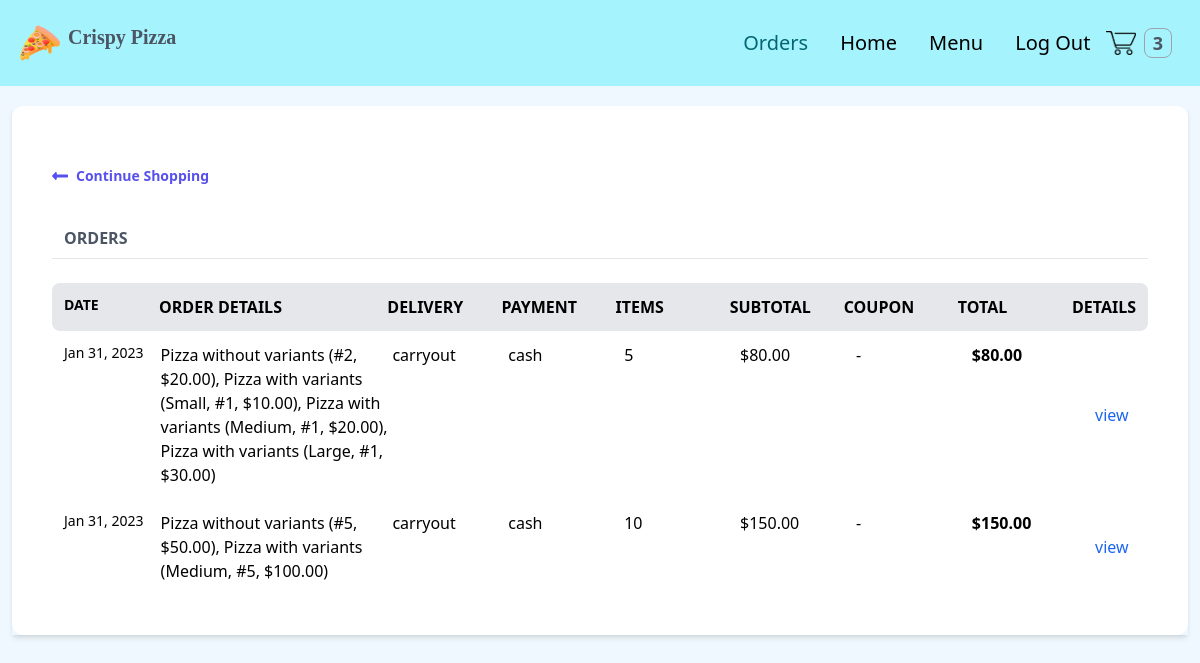
The app's page /orders/ (signed in), older data.
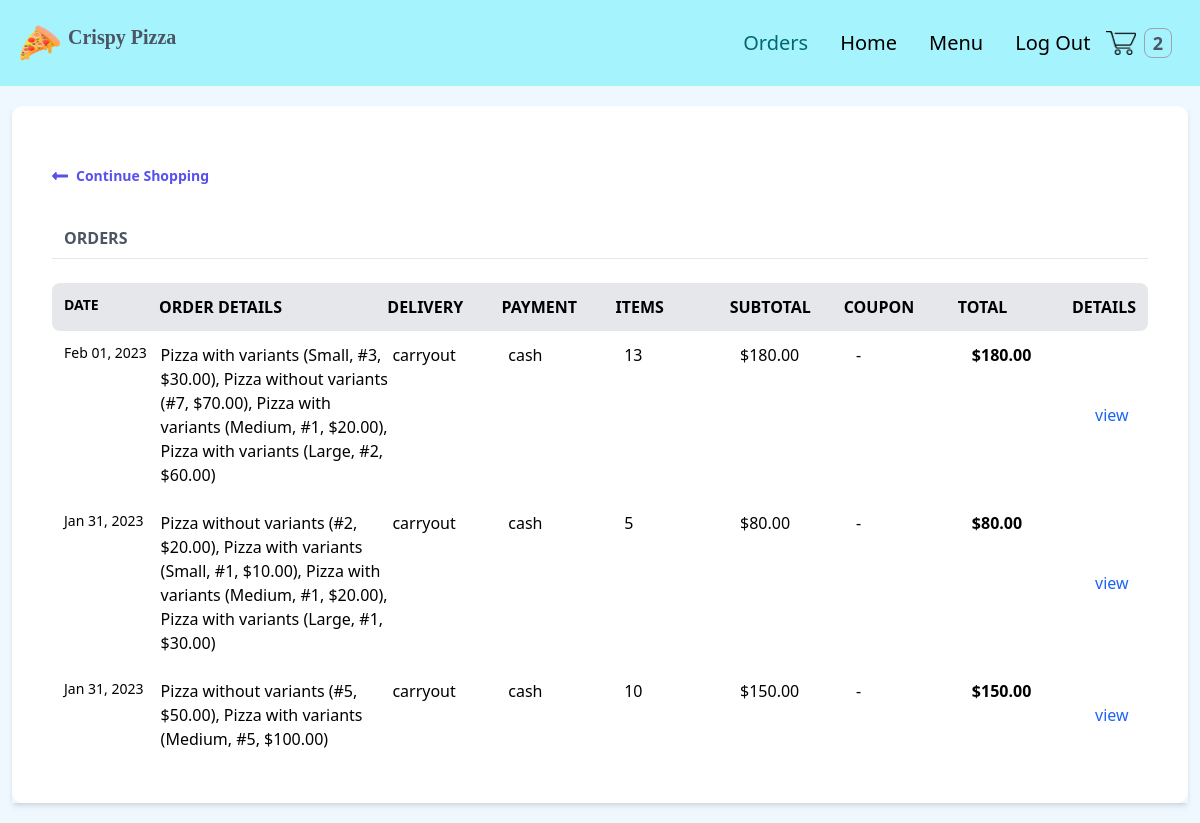
The same page, newer data.
### order/models.py (models this page shows, shortened)
class Order(models.Model):
    PAYMENT_CHOICES = (
        ("cash", "cash"),
        ("online", "online")
    )
    DELIVERY_CHOICES = (
        ("delivery", "delivery"),
        ("carryout", "carryout")
    )
    transaction_id = models.UUIDField(
        primary_key=True, default=uuid.uuid4, editable=True)
    customer = models.ForeignKey(
        Customer, on_delete=models.CASCADE)
    date_ordered = models.DateTimeField(auto_now_add=True)
    date_modified = models.DateTimeField(auto_now=True)
    complete = models.BooleanField(default=False)
    paid = models.BooleanField(default=False)
    payment_method = models.CharField(max_length=10, choices=PAYMENT_CHOICES)
    delivery_method = models.CharField(max_length=10, choices=DELIVERY_CHOICES)
    shipping = models.ForeignKey(
        "ShippingAddress", on_delete=models.SET_NULL, blank=True, null=True)
    pickup = models.ForeignKey(
        "PickUpDetail", on_delete=models.SET_NULL, blank=True, null=True)
    coupon = models.ForeignKey(
        'Coupon', on_delete=models.SET_NULL, blank=True, null=True)
    email = models.EmailField(max_length=70, null=True, blank=True)
    phone = models.CharField(max_length=20, null=True, blank=True)
    @property
    def get_cart_subtotal(self):
        order_items = self.orderitem_set.all()
        total = sum([item.get_total for item in order_items])
        return total
    get_cart_subtotal.fget.short_description = 'Subtotal'
    @property
    def get_cart_total(self):
        total = self.get_cart_subtotal
        if self.coupon:
            total = total - self.get_coupon_value
        return total
    get_cart_total.fget.short_description = 'Total'
    @property
    def get_cart_items(self):
        order_items = self.orderitem_set.all()
        total = sum([item.quantity for item in order_items])
        return total
    get_cart_items.fget.short_description = '# Items'
    @property
    def display_items(self):
        order_items = self.orderitem_set.all()
        ticker, l = 1, len(order_items)
        product_titles = str()
        for item in order_items:
            add_comma = ", " if l > 1 and ticker != l else ""
            if item.variation:
                product_title = f'''{item.product.name}
                ({item.variation.get_size},
                #{item.quantity}, ${item.get_total}){add_comma}'''
            else:
                product_title = f'''{item.product.name}
                (#{item.quantity}, ${item.get_total}){add_comma}'''
            product_titles += product_title
            ticker += 1
        return product_titles
    @property
    def get_coupon_value(self):
        if self.coupon:
            if self.coupon.discount_type == "Percent":
                coupon_value = round(
                    self.get_cart_subtotal*self.coupon.discount_amount/100, 2)
            else:
                coupon_value = self.coupon.discount_amount
        else:
            coupon_value = None
        return coupon_value
    get_coupon_value.fget.short_description = 'Coupon'

class OrderItem(models.Model):
    product = models.ForeignKey(Product, on_delete=models.CASCADE)
    order = models.ForeignKey(Order, on_delete=models.CASCADE)
    variation = models.ForeignKey(
        ProductVariant, on_delete=models.SET_NULL, blank=True, null=True)
    quantity = models.IntegerField(default=0)
    date_added = models.DateTimeField(auto_now_add=True)
    @property
    def get_item_price(self):
        if self.product.has_variants:
            return self.variation.price
        else:
            return self.product.price
    @property
    def get_total(self):
        if self.product.has_variants:
            total = self.variation.price * self.quantity
        else:
            total = self.product.price * self.quantity
        return total
    get_total.fget.short_description = 'Total'
    def image_tag(self):
        return mark_safe(f'<img src="{self.product.image.url}" width="100" height="100" />')
    image_tag.short_description = 'Image'

### store/models.py (models this page shows, shortened)
class Product(models.Model):
    id = models.UUIDField(primary_key=True, default=uuid.uuid4, editable=False)
    name = models.CharField(max_length=100)
    price = models.DecimalField(
        max_digits=6, decimal_places=2, blank=True, null=True)
    desc = models.TextField(max_length=500, blank=True, null=True)
    image = models.ImageField(blank=True, upload_to='images')
    created_at = models.DateField(auto_now_add=True)
    updated_at = models.DateField(auto_now=True)
    product_category = models.ForeignKey(
        "Category", on_delete=models.CASCADE, null=True, blank=True)
    class Meta:
        ordering = ('product_category',)
    def image_tag(self):
        if self.image:
            return mark_safe(f'<img src="{self.image.url}" width="100" height="100" />')
    image_tag.short_description = 'Image'
    @property
    def has_variants(self):
        if self.productvariant_set.count() > 0:
            return True
        else:
            return False

class ProductVariant(models.Model):
    title = models.CharField(max_length=100, blank=True, null=True)
    product = models.ForeignKey(Product, on_delete=models.CASCADE)
    size = models.ForeignKey(Size, on_delete=models.CASCADE)
    price = models.DecimalField(max_digits=6, decimal_places=2)
    @property
    def get_size(self):
        return str(self.size)

class Size(models.Model):
    name = models.CharField(max_length=20, blank=True, null=True, unique=True)
    def __str__(self):
        return self.name

### users/views.py (the view)
# urls.py: path('orders/', views.my_orders, name='my_orders'),
@login_required(login_url='users:login')
def my_orders(request):
    customer = request.user.customer
    orders = Order.objects.filter(
        customer=customer, complete=True).order_by('-date_modified')
    return render(request, 'users/orders.html', context={'orders': orders})

### store/context_processors.py (called while the page is built)
def get_cart_quantity(request):
    if request.user.is_authenticated:
        try:
            customer = request.user.customer
        except:
            number_of_items = 0
    else:
        try:
            customer, created = Customer.objects.get_or_create(
                device=request.COOKIES['device'])
        except:
            number_of_items = 0
    try:
        customer_order = Order.objects.filter(
            customer=customer, complete=False)[0]
        number_of_items = customer_order.get_cart_items
    except:
        number_of_items = 0
    return {'cart_quantity': number_of_items}

### users/templates/users/orders.html (shortened to what this page needs)
{% extends 'store/base.html' %} {% block content %}
<div class="flex flex-col shadow-md my-5 mx-3">
  <div class="w-full bg-white px-10 py-10 rounded-xl">
    <a href="{% url 'store:products' %}" class="flex font-semibold text-indigo-600 text-sm my-5 w-1/4">
      <svg class="fill-current mr-2 text-indigo-600 w-4" viewBox="0 0 448 512">
        <path
          d="M134.059 296H436c6.627 0 12-5.373 12-12v-56c0-6.627-5.373-12-12-12H134.059v-46.059c0-21.382-25.851-32.09-40.971-16.971L7.029 239.029c-9.373 9.373-9.373 24.569 0 33.941l86.059 86.059c15.119 15.119 40.971 4.411 40.971-16.971V296z" />
      </svg>
      Continue Shopping
    </a>
    {% if orders %}
    <div class="flex mt-10 mb-2">
      <h3 class="font-bold ml-3 text-gray-600 text-md uppercase w-2/5">
        Orders
      </h3>
    </div>
    <hr>
    <br>
    <div class="flex font-semibold uppercase space-around bg-gray-200 rounded-lg p-3">
      <div class="text-sm w-1/6">Date</div>
      <div class="w-2/5">Order details</div>
      <div class="w-1/5">Delivery</div>
      <div class="w-1/5">Payment</div>
      <div class="w-1/5">Items</div>
      <div class="w-1/5">Subtotal</div>
      <div class="w-1/5">Coupon</div>
      <div class="w-1/5">Total</div>
      <div class="w-1/12">Details</div>
    </div>
    {% for order in orders %}
    <div class="flex space-around hover:bg-gray-100 rounded-lg p-3">
      <div class="text-sm w-1/6">{{order.date_modified|date:"M d, Y" }}</div>
      <div class="w-2/5">
        {{order.display_items}}
      </div>
      <div class="w-1/5">{{order.delivery_method}}</div>
      <div class="w-1/5">{{order.payment_method}}</div>
      <div class="w-1/5">{{order.get_cart_items}}</div>
      <div class="w-1/5">${{order.get_cart_subtotal}}</div>
      {% if order.coupon %}
      <div class="w-1/5">-${{order.get_coupon_value}}</div>
      {% else %}
      <div class="w-1/5">-</div>
      {% endif %}
      <div class="w-1/5 font-semibold">${{order.get_cart_total}}</div>
      <button class="w-1/12 text-blue-600" onclick="toggleModal('{{forloop.counter}}')">view</button>
    </div>
    {% endfor %}
    {% else %}
    <div class="text-center text-xl font-semibold">
      <p>You have no orders</p>
    </div>
    {% endif %}
  </div>
</div>
{% endblock %}

Row changes from the older to the newer data that the page shows:
now on this page (row edited): Order: date_modified "Feb 01, 2023", display_items "Pizza with variants (Small, #3, $30.00), Pizza without variants (#7, $70.00), Pizza with variants (Medium, #1, $20.00), Pizza with variants (Large, #2, $60.00)", delivery_method "carryout", payment_method "cash", get_cart_items "13", get_cart_subtotal "180.00", get_cart_total "180.00"
Text that changed along with them:
{{ cart_quantity }}: "3" → "2"
